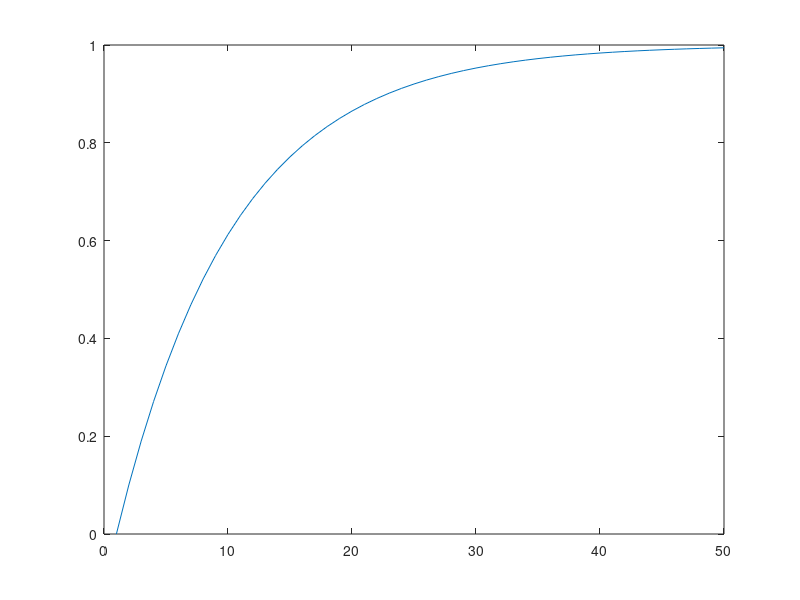

The MATLAB script that drew this image:
clear all
close all
clc
R = 1000;
C=0.1*10^-6;
deltaT=0.00001;
f=(R*C)/deltaT
Vc(1)=0.0001;

tama=50;
Vin=ones(tama,2);
for (i=1:tama-1)
  Vc(i+1)=(Vin(i) + f*Vc(i) - Vc(i))/f;
endfor
plot(Vc);
